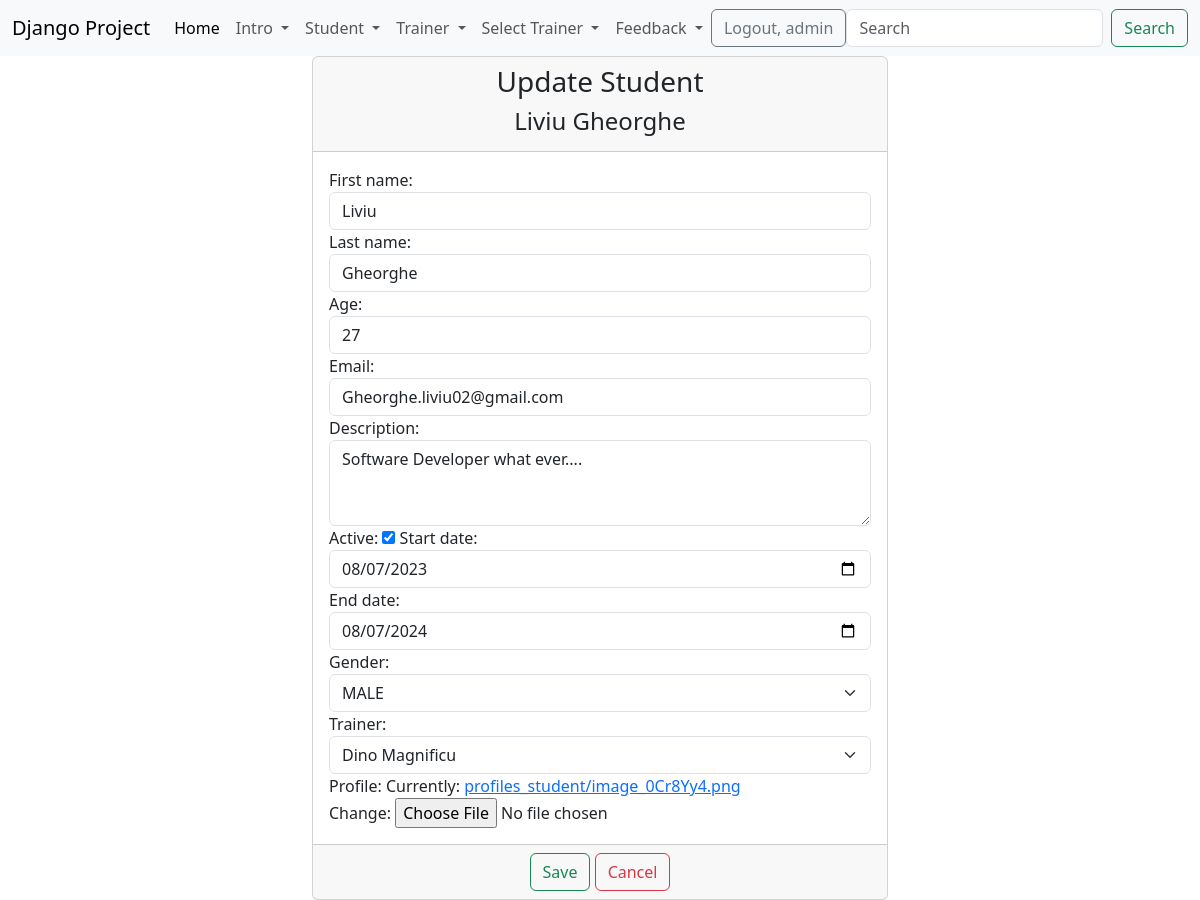
Screenshot of /update_student/1/ (signed in) with the database file from the repository.
### student/models.py (models this page shows)
class Student(models.Model):
    gender_options = (
        ('male', 'MALE'),
        ('female', 'FEMALE')
    )
    first_name = models.CharField(max_length=30)
    last_name = models.CharField(max_length=30)
    age = models.IntegerField()
    email = models.EmailField(max_length=100)
    description = models.TextField(max_length=500)
    start_date = models.DateField()
    end_date = models.DateField()
    active = models.BooleanField(default=True)
    gender = models.CharField(max_length=6, choices=gender_options)
    trainer = models.ForeignKey(Trainer, on_delete=models.CASCADE, null=True)
    profile = models.ImageField(upload_to='profiles_student/', null=True)
    created_at = models.DateTimeField(auto_now_add=True)
    updated_at = models.DateTimeField(auto_now=True)
    def __str__(self):
        return f'{self.first_name} {self.last_name}'

### trainer/models.py (models this page shows)
class Trainer(models.Model):
    department_options = (
        ('backend','Backend'),
        ('frontend','Frontend'),
        ('network', 'Network')
    )
    first_name=models.CharField(max_length=20)
    last_name=models.CharField(max_length=20)
    course = models.CharField(max_length=40)
    email = models.EmailField(max_length=40)
    department = models.CharField( max_length=8, choices=department_options)
    active = models.BooleanField(default=True)
    profile = models.ImageField(upload_to='profile/', null=True)
    created_at = models.DateTimeField(auto_now_add=True)
    updated_at = models.DateTimeField(auto_now=True)
    def __str__(self):
        return f'{self.first_name} {self.last_name}'

### student/views.py (the view, shortened to what this page needs)
# urls.py: path('update_student/<int:pk>/', views.StudentUpdateView.as_view(), name='update-student'),
class StudentUpdateView(LoginRequiredMixin, PermissionRequiredMixin, UpdateView, SuccessMessageMixin):
    template_name = 'student/update_student.html'
    model = Student
    form_class = StudentUpdateForm
    success_url = reverse_lazy('list-of-students')
    success_message = "{f_name} {l_name}"
    permission_required = 'student.change_student'

### djangoProject/context_processors.py (called while the page is built)
def get_all_trainers(request):
    get_trainers = Trainer.objects.all()
    return {'trainers': get_trainers}

### templates/student/update_student.html (shortened to what this page needs)
{% extends 'base.html' %}
{% block content %}
    <div class="container-fluid">
        <div class="row">
            <div class='col-md-6 offset-md-3'>
                <div class="card">
                    <div class="card-header">
                        <h3 class="text-center"> Update Student </h3>
                        <h4 class="text-center"> {{ student }}</h4>
                    </div>
                    <form method="post" enctype="multipart/form-data">
                        <div class="card-body">
                            {{ form }}
                        </div>
                        <div class='card-footer text-center'>
                            <button type="submit" class="btn btn-outline-success">Save</button>
                            <a class="btn btn-outline-danger" href="{% url 'list-of-students' %}">Cancel</a>
                        </div>
                    </form>
                </div>
            </div>
        </div>
    </div>
{% endblock %}

### templates/navbar.html (shortened to what this page needs)
<nav class="navbar navbar-expand-lg bg-body-tertiary">
    <div class="container-fluid">
        <a class="navbar-brand" href="{% url 'home-page' %}">Django Project</a>
        <div class="collapse navbar-collapse" id="navbarSupportedContent">
            <ul class="navbar-nav me-auto mb-2 mb-lg-0">
                <li class="nav-item">
                    <a class="nav-link active" aria-current="page" href="{% url 'home-page' %}">Home</a>
                </li>
                {% if user.is_authenticated %}
                    <li class="nav-item dropdown">
                        <a class="nav-link dropdown-toggle" href="#" role="button" data-bs-toggle="dropdown"
                           aria-expanded="false">
                            Intro
                        </a>
                    </li>
                    {% if perms.student.add_student or perms.view_list_of_students %}
                        <li class="nav-item dropdown">
                        <a class="nav-link dropdown-toggle" href="#" role="button" data-bs-toggle="dropdown"
                           aria-expanded="false">
                            Student
                        </a>
                    {% endif %}
                </li>
                    {% if perms.trainer.add_trainer or perms.trainer.view_list_of_trainer %}
                        <li class="nav-item dropdown">
                            <a class="nav-link dropdown-toggle" href="#" role="button" data-bs-toggle="dropdown"
                               aria-expanded="false">
                                Trainer
                            </a>
                        </li>
                    {% endif %}
                    <li class="nav-item dropdown">
                        <a class="nav-link dropdown-toggle" href="#" role="button" data-bs-toggle="dropdown"
                           aria-expanded="false">
                            Select Trainer
                        </a>
                    </li>
                    <li class="nav-item dropdown">
                        <a class="nav-link dropdown-toggle" href="#" role="button" data-bs-toggle="dropdown"
                           aria-expanded="false">
                            Feedback
                        </a>
                    </li>
                {% endif %}
            </ul>
            {% if user.is_authenticated %}
                <div>
                    <a href="{% url 'logout' %}" class="btn btn-outline-secondary">Logout, {{ user.username }}</a>
                </div>
                <form class="d-flex" method="get" action="{% url 'search' %}" role="search">
                    <input name='filter' class="form-control me-2" type="search" placeholder="Search"
                           aria-label="Search">
                    <button class="btn btn-outline-success" type="submit">Search</button>
                </form>
            {% else %}
                <div>
                    <a href="{% url 'login' %}" class="btn btn-outline-primary">Login</a>
                    <a href="{% url 'create-user' %}" class="btn btn-outline-secondary">Sign up</a>
                </div>
            {% endif %}
        </div>
    </div>
</nav>

### rows the page displays
Student: first_name+last_name "Liviu Gheorghe", first_name "Liviu", last_name "Gheorghe", age "27", email "Gheorghe.liviu02@gmail.com", description "Software Developer what ever....", active "☑", start_date "08/07/2023", end_date "08/07/2024", gender "MALE", trainer "Dino Magnificu"

### other values shown
{{ user.username }} "admin"
